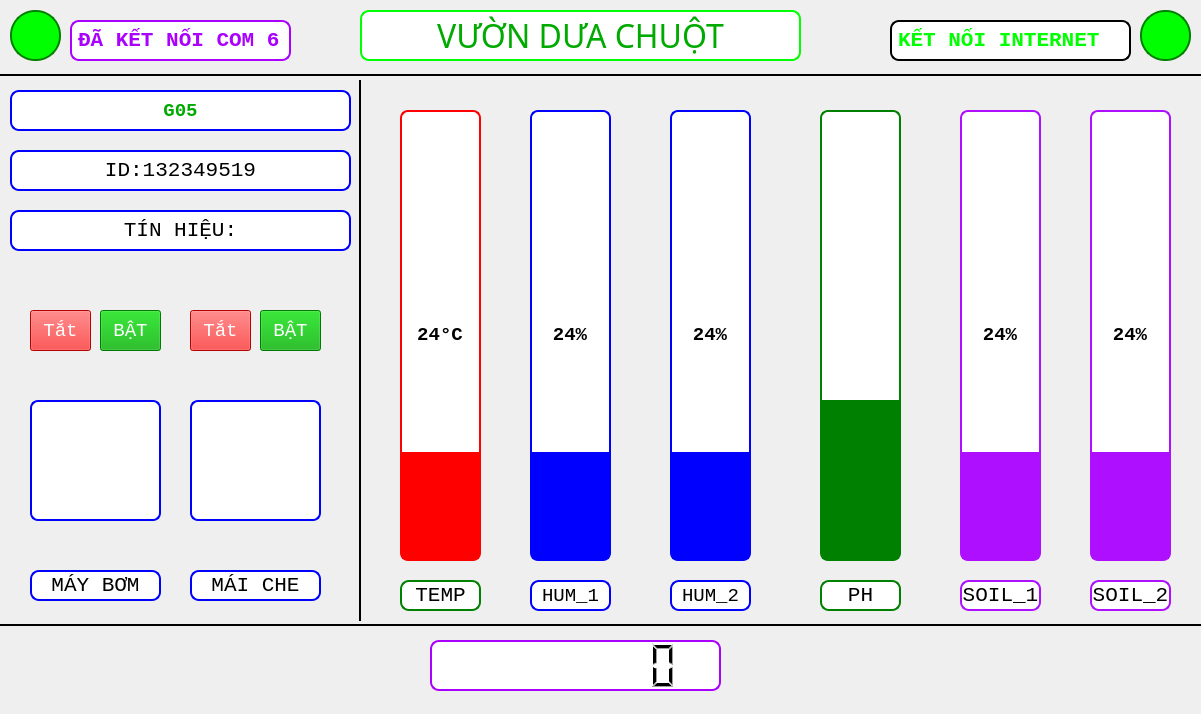
<?xml version="1.0" encoding="UTF-8"?>
<ui version="4.0">
 <class>MainWindow</class>
 <widget class="QMainWindow" name="MainWindow">
  <property name="windowModality">
   <enum>Qt::NonModal</enum>
  </property>
  <property name="geometry">
   <rect>
    <x>0</x>
    <y>0</y>
    <width>1201</width>
    <height>714</height>
   </rect>
  </property>
  <property name="minimumSize">
   <size>
    <width>1201</width>
    <height>714</height>
   </size>
  </property>
  <property name="maximumSize">
   <size>
    <width>1201</width>
    <height>714</height>
   </size>
  </property>
  <property name="windowTitle">
   <string>SMART_FAMR</string>
  </property>
  <property name="windowIcon">
   <iconset>
    <normaloff>../icons/k.ico</normaloff>../icons/k.ico</iconset>
  </property>
  <property name="styleSheet">
   <string notr="true">border-color: rgb(0, 85, 255);</string>
  </property>
  <widget class="QWidget" name="centralwidget">
   <widget class="Line" name="line">
    <property name="geometry">
     <rect>
      <x>0</x>
      <y>60</y>
      <width>1201</width>
      <height>31</height>
     </rect>
    </property>
    <property name="frameShadow">
     <enum>QFrame::Plain</enum>
    </property>
    <property name="lineWidth">
     <number>2</number>
    </property>
    <property name="orientation">
     <enum>Qt::Horizontal</enum>
    </property>
   </widget>
   <widget class="Line" name="line_2">
    <property name="geometry">
     <rect>
      <x>0</x>
      <y>610</y>
      <width>1201</width>
      <height>31</height>
     </rect>
    </property>
    <property name="frameShadow">
     <enum>QFrame::Plain</enum>
    </property>
    <property name="lineWidth">
     <number>2</number>
    </property>
    <property name="orientation">
     <enum>Qt::Horizontal</enum>
    </property>
   </widget>
   <widget class="Line" name="line_3">
    <property name="geometry">
     <rect>
      <x>350</x>
      <y>80</y>
      <width>21</width>
      <height>541</height>
     </rect>
    </property>
    <property name="frameShadow">
     <enum>QFrame::Plain</enum>
    </property>
    <property name="lineWidth">
     <number>2</number>
    </property>
    <property name="orientation">
     <enum>Qt::Vertical</enum>
    </property>
   </widget>
   <widget class="QLabel" name="label">
    <property name="geometry">
     <rect>
      <x>360</x>
      <y>10</y>
      <width>441</width>
      <height>51</height>
     </rect>
    </property>
    <property name="font">
     <font>
      <family>Segoe Print</family>
      <pointsize>24</pointsize>
      <weight>50</weight>
      <italic>false</italic>
      <bold>false</bold>
     </font>
    </property>
    <property name="styleSheet">
     <string notr="true">background-color: rgb(255, 255, 255);
color: rgb(0, 170, 0);
font: 24pt &quot;Segoe Print&quot;;
background-color: rgb(255, 255, 255);
border-radius:9px;
border: 2px solid #00ff00
</string>
    </property>
    <property name="text">
     <string>VƯỜN DƯA CHUỘT</string>
    </property>
    <property name="alignment">
     <set>Qt::AlignCenter</set>
    </property>
   </widget>
   <widget class="QLabel" name="lbl_1_name">
    <property name="geometry">
     <rect>
      <x>10</x>
      <y>90</y>
      <width>341</width>
      <height>41</height>
     </rect>
    </property>
    <property name="font">
     <font>
      <family>Courier New</family>
      <pointsize>14</pointsize>
      <weight>75</weight>
      <italic>false</italic>
      <bold>true</bold>
     </font>
    </property>
    <property name="styleSheet">
     <string notr="true">background-color: rgb(255, 255, 255);
border-radius:9px;
border: 2px solid blue;
color: rgb(0, 170, 0);</string>
    </property>
    <property name="frameShape">
     <enum>QFrame::Box</enum>
    </property>
    <property name="frameShadow">
     <enum>QFrame::Sunken</enum>
    </property>
    <property name="text">
     <string>G05</string>
    </property>
    <property name="alignment">
     <set>Qt::AlignCenter</set>
    </property>
   </widget>
   <widget class="QLabel" name="lbl_1_id">
    <property name="geometry">
     <rect>
      <x>10</x>
      <y>150</y>
      <width>341</width>
      <height>41</height>
     </rect>
    </property>
    <property name="font">
     <font>
      <family>Courier New</family>
      <pointsize>16</pointsize>
     </font>
    </property>
    <property name="styleSheet">
     <string notr="true">background-color: rgb(255, 255, 255);
background-color: rgb(255, 255, 255);
border-radius:9px;
border: 2px solid blue</string>
    </property>
    <property name="frameShape">
     <enum>QFrame::Box</enum>
    </property>
    <property name="text">
     <string>ID:132349519</string>
    </property>
    <property name="alignment">
     <set>Qt::AlignCenter</set>
    </property>
   </widget>
   <widget class="QLabel" name="lbl_1_rf">
    <property name="geometry">
     <rect>
      <x>10</x>
      <y>210</y>
      <width>341</width>
      <height>41</height>
     </rect>
    </property>
    <property name="font">
     <font>
      <family>Courier New</family>
      <pointsize>16</pointsize>
     </font>
    </property>
    <property name="styleSheet">
     <string notr="true">background-color: rgb(255, 255, 255);
background-color: rgb(255, 255, 255);
border-radius:9px;
border: 2px solid blue</string>
    </property>
    <property name="frameShape">
     <enum>QFrame::Box</enum>
    </property>
    <property name="text">
     <string>TÍN HIỆU:</string>
    </property>
    <property name="alignment">
     <set>Qt::AlignCenter</set>
    </property>
   </widget>
   <widget class="QPushButton" name="btn_rl1_bat">
    <property name="geometry">
     <rect>
      <x>100</x>
      <y>310</y>
      <width>61</width>
      <height>41</height>
     </rect>
    </property>
    <property name="font">
     <font>
      <family>Courier New</family>
      <pointsize>14</pointsize>
      <weight>50</weight>
      <italic>false</italic>
      <bold>false</bold>
     </font>
    </property>
    <property name="styleSheet">
     <string notr="true">background-color: rgb(0, 170, 0);
color: rgb(255, 255, 255);</string>
    </property>
    <property name="text">
     <string>BẬT</string>
    </property>
    <property name="iconSize">
     <size>
      <width>24</width>
      <height>24</height>
     </size>
    </property>
   </widget>
   <widget class="QLabel" name="img_2">
    <property name="geometry">
     <rect>
      <x>190</x>
      <y>400</y>
      <width>131</width>
      <height>121</height>
     </rect>
    </property>
    <property name="font">
     <font>
      <family>Courier New</family>
      <pointsize>16</pointsize>
     </font>
    </property>
    <property name="styleSheet">
     <string notr="true">background-color: rgb(255, 255, 255);
background-color: rgb(255, 255, 255);
border-radius:8px;
border: 2px solid blue</string>
    </property>
    <property name="frameShape">
     <enum>QFrame::Box</enum>
    </property>
    <property name="text">
     <string/>
    </property>
    <property name="pixmap">
     <pixmap>../icons/curtain_off.png</pixmap>
    </property>
    <property name="scaledContents">
     <bool>true</bool>
    </property>
    <property name="alignment">
     <set>Qt::AlignCenter</set>
    </property>
   </widget>
   <widget class="QProgressBar" name="progressBar_temp">
    <property name="geometry">
     <rect>
      <x>400</x>
      <y>110</y>
      <width>81</width>
      <height>451</height>
     </rect>
    </property>
    <property name="font">
     <font>
      <family>Courier New</family>
      <pointsize>14</pointsize>
      <weight>75</weight>
      <bold>true</bold>
     </font>
    </property>
    <property name="styleSheet">
     <string notr="true">QProgressBar {border: 2px solid red;border-radius:8px}
QProgressBar::chunk {background:red}</string>
    </property>
    <property name="value">
     <number>24</number>
    </property>
    <property name="alignment">
     <set>Qt::AlignCenter</set>
    </property>
    <property name="orientation">
     <enum>Qt::Vertical</enum>
    </property>
    <property name="format">
     <string>%p°C</string>
    </property>
   </widget>
   <widget class="QProgressBar" name="progressBar_hum_1">
    <property name="geometry">
     <rect>
      <x>530</x>
      <y>110</y>
      <width>81</width>
      <height>451</height>
     </rect>
    </property>
    <property name="font">
     <font>
      <family>Courier New</family>
      <pointsize>14</pointsize>
      <weight>75</weight>
      <bold>true</bold>
     </font>
    </property>
    <property name="styleSheet">
     <string notr="true">QProgressBar {border: 2px solid blue;border-radius:8px}
 QProgressBar::chunk {background:blue}</string>
    </property>
    <property name="value">
     <number>24</number>
    </property>
    <property name="alignment">
     <set>Qt::AlignCenter</set>
    </property>
    <property name="orientation">
     <enum>Qt::Vertical</enum>
    </property>
   </widget>
   <widget class="QProgressBar" name="progressBar_hum_2">
    <property name="geometry">
     <rect>
      <x>670</x>
      <y>110</y>
      <width>81</width>
      <height>451</height>
     </rect>
    </property>
    <property name="font">
     <font>
      <family>Courier New</family>
      <pointsize>14</pointsize>
      <weight>75</weight>
      <bold>true</bold>
     </font>
    </property>
    <property name="styleSheet">
     <string notr="true">QProgressBar {border: 2px solid blue;border-radius:8px}
 QProgressBar::chunk {background:blue}</string>
    </property>
    <property name="value">
     <number>24</number>
    </property>
    <property name="alignment">
     <set>Qt::AlignCenter</set>
    </property>
    <property name="orientation">
     <enum>Qt::Vertical</enum>
    </property>
    <property name="format">
     <string>%p%</string>
    </property>
   </widget>
   <widget class="QLCDNumber" name="lcdNumber">
    <property name="geometry">
     <rect>
      <x>430</x>
      <y>640</y>
      <width>291</width>
      <height>51</height>
     </rect>
    </property>
    <property name="font">
     <font>
      <family>Courier New</family>
      <pointsize>16</pointsize>
     </font>
    </property>
    <property name="styleSheet">
     <string notr="true">color: rgb(0, 0, 0);
background-color: rgb(255, 255, 255);
background-color: rgb(255, 255, 255);
border-radius:9px;
border: 2px solid #aa00ff</string>
    </property>
    <property name="frameShadow">
     <enum>QFrame::Plain</enum>
    </property>
    <property name="lineWidth">
     <number>1</number>
    </property>
    <property name="smallDecimalPoint">
     <bool>false</bool>
    </property>
    <property name="digitCount">
     <number>8</number>
    </property>
   </widget>
   <widget class="QLabel" name="label_13">
    <property name="geometry">
     <rect>
      <x>30</x>
      <y>570</y>
      <width>131</width>
      <height>31</height>
     </rect>
    </property>
    <property name="font">
     <font>
      <family>Courier New</family>
      <pointsize>16</pointsize>
     </font>
    </property>
    <property name="styleSheet">
     <string notr="true">background-color: rgb(255, 255, 255);
background-color: rgb(255, 255, 255);
border-radius:9px;
border: 2px solid blue</string>
    </property>
    <property name="frameShape">
     <enum>QFrame::Box</enum>
    </property>
    <property name="text">
     <string>MÁY BƠM</string>
    </property>
    <property name="alignment">
     <set>Qt::AlignCenter</set>
    </property>
   </widget>
   <widget class="QLabel" name="label_14">
    <property name="geometry">
     <rect>
      <x>190</x>
      <y>570</y>
      <width>131</width>
      <height>31</height>
     </rect>
    </property>
    <property name="font">
     <font>
      <family>Courier New</family>
      <pointsize>16</pointsize>
     </font>
    </property>
    <property name="styleSheet">
     <string notr="true">background-color: rgb(255, 255, 255);
background-color: rgb(255, 255, 255);
border-radius:9px;
border: 2px solid blue</string>
    </property>
    <property name="frameShape">
     <enum>QFrame::Box</enum>
    </property>
    <property name="text">
     <string>MÁI CHE</string>
    </property>
    <property name="alignment">
     <set>Qt::AlignCenter</set>
    </property>
   </widget>
   <widget class="QLabel" name="label_15">
    <property name="geometry">
     <rect>
      <x>400</x>
      <y>580</y>
      <width>81</width>
      <height>31</height>
     </rect>
    </property>
    <property name="font">
     <font>
      <family>Courier New</family>
      <pointsize>16</pointsize>
     </font>
    </property>
    <property name="styleSheet">
     <string notr="true">background-color: rgb(255, 255, 255);
background-color: rgb(255, 255, 255);
background-color: rgb(255, 255, 255);
border-radius:9px;
border: 2px solid green</string>
    </property>
    <property name="frameShape">
     <enum>QFrame::Box</enum>
    </property>
    <property name="text">
     <string>TEMP</string>
    </property>
    <property name="alignment">
     <set>Qt::AlignCenter</set>
    </property>
   </widget>
   <widget class="QLabel" name="label_16">
    <property name="geometry">
     <rect>
      <x>530</x>
      <y>580</y>
      <width>81</width>
      <height>31</height>
     </rect>
    </property>
    <property name="font">
     <font>
      <family>Courier New</family>
      <pointsize>14</pointsize>
     </font>
    </property>
    <property name="styleSheet">
     <string notr="true">background-color: rgb(255, 255, 255);
border-radius:9px;
border: 2px solid blue</string>
    </property>
    <property name="frameShape">
     <enum>QFrame::Box</enum>
    </property>
    <property name="text">
     <string>HUM_1</string>
    </property>
    <property name="alignment">
     <set>Qt::AlignCenter</set>
    </property>
   </widget>
   <widget class="QLabel" name="label_17">
    <property name="geometry">
     <rect>
      <x>670</x>
      <y>580</y>
      <width>81</width>
      <height>31</height>
     </rect>
    </property>
    <property name="font">
     <font>
      <family>Courier New</family>
      <pointsize>14</pointsize>
     </font>
    </property>
    <property name="styleSheet">
     <string notr="true">background-color: rgb(255, 255, 255);
background-color: rgb(255, 255, 255);
background-color: rgb(255, 255, 255);
border-radius:9px;
border: 2px solid blue</string>
    </property>
    <property name="frameShape">
     <enum>QFrame::Box</enum>
    </property>
    <property name="text">
     <string>HUM_2</string>
    </property>
    <property name="alignment">
     <set>Qt::AlignCenter</set>
    </property>
   </widget>
   <widget class="QLabel" name="label_19">
    <property name="geometry">
     <rect>
      <x>820</x>
      <y>580</y>
      <width>81</width>
      <height>31</height>
     </rect>
    </property>
    <property name="font">
     <font>
      <family>Courier New</family>
      <pointsize>16</pointsize>
     </font>
    </property>
    <property name="styleSheet">
     <string notr="true">background-color: rgb(255, 255, 255);
border-radius:9px;
border: 2px solid green</string>
    </property>
    <property name="frameShape">
     <enum>QFrame::Box</enum>
    </property>
    <property name="text">
     <string>PH</string>
    </property>
    <property name="alignment">
     <set>Qt::AlignCenter</set>
    </property>
   </widget>
   <widget class="QLabel" name="lbl_internet">
    <property name="geometry">
     <rect>
      <x>890</x>
      <y>20</y>
      <width>241</width>
      <height>41</height>
     </rect>
    </property>
    <property name="font">
     <font>
      <family>Courier New</family>
      <pointsize>16</pointsize>
      <weight>75</weight>
      <bold>true</bold>
     </font>
    </property>
    <property name="styleSheet">
     <string notr="true">background-color: rgb(255, 255, 255);
border-radius:9px;
border: 2px solid #000000;
color: rgb(0,255,0)
</string>
    </property>
    <property name="frameShape">
     <enum>QFrame::Box</enum>
    </property>
    <property name="text">
     <string>KẾT NỐI INTERNET</string>
    </property>
    <property name="alignment">
     <set>Qt::AlignLeading|Qt::AlignLeft|Qt::AlignVCenter</set>
    </property>
   </widget>
   <widget class="QLabel" name="lbl_C">
    <property name="geometry">
     <rect>
      <x>1140</x>
      <y>10</y>
      <width>51</width>
      <height>51</height>
     </rect>
    </property>
    <property name="font">
     <font>
      <family>Courier New</family>
      <pointsize>16</pointsize>
     </font>
    </property>
    <property name="styleSheet">
     <string notr="true">border-radius:25px;
border: 2px solid green;
background-color: rgb(0, 255, 0);</string>
    </property>
    <property name="frameShape">
     <enum>QFrame::Box</enum>
    </property>
    <property name="text">
     <string/>
    </property>
    <property name="alignment">
     <set>Qt::AlignLeading|Qt::AlignLeft|Qt::AlignVCenter</set>
    </property>
   </widget>
   <widget class="QLabel" name="lbl_C_2">
    <property name="geometry">
     <rect>
      <x>10</x>
      <y>10</y>
      <width>51</width>
      <height>51</height>
     </rect>
    </property>
    <property name="font">
     <font>
      <family>Courier New</family>
      <pointsize>16</pointsize>
     </font>
    </property>
    <property name="styleSheet">
     <string notr="true">border-radius:25px;
border: 2px solid green;
background-color: rgb(0, 255, 0);</string>
    </property>
    <property name="frameShape">
     <enum>QFrame::Box</enum>
    </property>
    <property name="text">
     <string/>
    </property>
    <property name="alignment">
     <set>Qt::AlignLeading|Qt::AlignLeft|Qt::AlignVCenter</set>
    </property>
   </widget>
   <widget class="QLabel" name="lbl_com">
    <property name="geometry">
     <rect>
      <x>70</x>
      <y>20</y>
      <width>221</width>
      <height>41</height>
     </rect>
    </property>
    <property name="font">
     <font>
      <family>Courier New</family>
      <pointsize>16</pointsize>
      <weight>75</weight>
      <bold>true</bold>
     </font>
    </property>
    <property name="styleSheet">
     <string notr="true">background-color: rgb(255, 255, 255);
border-radius:9px;
border: 2px solid #aa00ff;
color: #aa00ff
</string>
    </property>
    <property name="frameShape">
     <enum>QFrame::Box</enum>
    </property>
    <property name="text">
     <string>ĐÃ KẾT NỐI COM 6</string>
    </property>
    <property name="alignment">
     <set>Qt::AlignLeading|Qt::AlignLeft|Qt::AlignVCenter</set>
    </property>
   </widget>
   <widget class="QPushButton" name="btn_rl1_tat">
    <property name="geometry">
     <rect>
      <x>30</x>
      <y>310</y>
      <width>61</width>
      <height>41</height>
     </rect>
    </property>
    <property name="font">
     <font>
      <family>Courier New</family>
      <pointsize>14</pointsize>
      <weight>50</weight>
      <italic>false</italic>
      <bold>false</bold>
     </font>
    </property>
    <property name="styleSheet">
     <string notr="true">background-color: rgb(255, 0, 0);
color: rgb(255, 255, 255);</string>
    </property>
    <property name="text">
     <string>Tắt</string>
    </property>
    <property name="iconSize">
     <size>
      <width>24</width>
      <height>24</height>
     </size>
    </property>
   </widget>
   <widget class="QPushButton" name="btn_rl2_bat">
    <property name="geometry">
     <rect>
      <x>260</x>
      <y>310</y>
      <width>61</width>
      <height>41</height>
     </rect>
    </property>
    <property name="font">
     <font>
      <family>Courier New</family>
      <pointsize>14</pointsize>
      <weight>50</weight>
      <italic>false</italic>
      <bold>false</bold>
     </font>
    </property>
    <property name="styleSheet">
     <string notr="true">background-color: rgb(0, 170, 0);
color: rgb(255, 255, 255);</string>
    </property>
    <property name="text">
     <string>BẬT</string>
    </property>
    <property name="iconSize">
     <size>
      <width>24</width>
      <height>24</height>
     </size>
    </property>
   </widget>
   <widget class="QPushButton" name="btn_rl2_tat">
    <property name="geometry">
     <rect>
      <x>190</x>
      <y>310</y>
      <width>61</width>
      <height>41</height>
     </rect>
    </property>
    <property name="font">
     <font>
      <family>Courier New</family>
      <pointsize>14</pointsize>
      <weight>50</weight>
      <italic>false</italic>
      <bold>false</bold>
     </font>
    </property>
    <property name="styleSheet">
     <string notr="true">background-color: rgb(255, 0, 0);
color: rgb(255, 255, 255);</string>
    </property>
    <property name="text">
     <string>Tắt</string>
    </property>
    <property name="iconSize">
     <size>
      <width>24</width>
      <height>24</height>
     </size>
    </property>
   </widget>
   <widget class="QProgressBar" name="progressBar_ph">
    <property name="geometry">
     <rect>
      <x>820</x>
      <y>110</y>
      <width>81</width>
      <height>451</height>
     </rect>
    </property>
    <property name="font">
     <font>
      <family>Courier New</family>
      <pointsize>14</pointsize>
      <weight>75</weight>
      <bold>true</bold>
     </font>
    </property>
    <property name="styleSheet">
     <string notr="true">QProgressBar {border: 2px solid green;border-radius:8px}
QProgressBar::chunk {background:green}</string>
    </property>
    <property name="maximum">
     <number>14</number>
    </property>
    <property name="value">
     <number>5</number>
    </property>
    <property name="alignment">
     <set>Qt::AlignCenter</set>
    </property>
    <property name="textVisible">
     <bool>false</bool>
    </property>
    <property name="orientation">
     <enum>Qt::Vertical</enum>
    </property>
    <property name="format">
     <string>%p</string>
    </property>
   </widget>
   <widget class="QProgressBar" name="progressBar_soil_1">
    <property name="geometry">
     <rect>
      <x>960</x>
      <y>110</y>
      <width>81</width>
      <height>451</height>
     </rect>
    </property>
    <property name="font">
     <font>
      <family>Courier New</family>
      <pointsize>14</pointsize>
      <weight>75</weight>
      <bold>true</bold>
     </font>
    </property>
    <property name="styleSheet">
     <string notr="true">QProgressBar {border: 2px solid #af0fff;border-radius:8px}
QProgressBar::chunk {background:#af0fff}</string>
    </property>
    <property name="value">
     <number>24</number>
    </property>
    <property name="alignment">
     <set>Qt::AlignCenter</set>
    </property>
    <property name="orientation">
     <enum>Qt::Vertical</enum>
    </property>
    <property name="format">
     <string>%p%</string>
    </property>
   </widget>
   <widget class="QLabel" name="label_20">
    <property name="geometry">
     <rect>
      <x>960</x>
      <y>580</y>
      <width>81</width>
      <height>31</height>
     </rect>
    </property>
    <property name="font">
     <font>
      <family>Courier New</family>
      <pointsize>16</pointsize>
     </font>
    </property>
    <property name="styleSheet">
     <string notr="true">background-color: rgb(255, 255, 255);
border-radius:9px;
border: 2px solid #af0fff</string>
    </property>
    <property name="frameShape">
     <enum>QFrame::Box</enum>
    </property>
    <property name="text">
     <string>SOIL_1</string>
    </property>
    <property name="alignment">
     <set>Qt::AlignCenter</set>
    </property>
   </widget>
   <widget class="QLabel" name="label_21">
    <property name="geometry">
     <rect>
      <x>1090</x>
      <y>580</y>
      <width>81</width>
      <height>31</height>
     </rect>
    </property>
    <property name="font">
     <font>
      <family>Courier New</family>
      <pointsize>16</pointsize>
     </font>
    </property>
    <property name="styleSheet">
     <string notr="true">background-color: rgb(255, 255, 255);
border-radius:9px;
border: 2px solid #af0fff</string>
    </property>
    <property name="frameShape">
     <enum>QFrame::Box</enum>
    </property>
    <property name="text">
     <string>SOIL_2</string>
    </property>
    <property name="alignment">
     <set>Qt::AlignCenter</set>
    </property>
   </widget>
   <widget class="QProgressBar" name="progressBar_soil_3">
    <property name="geometry">
     <rect>
      <x>1090</x>
      <y>110</y>
      <width>81</width>
      <height>451</height>
     </rect>
    </property>
    <property name="font">
     <font>
      <family>Courier New</family>
      <pointsize>14</pointsize>
      <weight>75</weight>
      <bold>true</bold>
     </font>
    </property>
    <property name="styleSheet">
     <string notr="true">QProgressBar {border: 2px solid #af0fff;border-radius:8px}
QProgressBar::chunk {background:#af0fff}</string>
    </property>
    <property name="value">
     <number>24</number>
    </property>
    <property name="alignment">
     <set>Qt::AlignCenter</set>
    </property>
    <property name="orientation">
     <enum>Qt::Vertical</enum>
    </property>
    <property name="format">
     <string>%p%</string>
    </property>
   </widget>
   <widget class="QLabel" name="img_1">
    <property name="geometry">
     <rect>
      <x>30</x>
      <y>400</y>
      <width>131</width>
      <height>121</height>
     </rect>
    </property>
    <property name="font">
     <font>
      <family>Courier New</family>
      <pointsize>16</pointsize>
     </font>
    </property>
    <property name="styleSheet">
     <string notr="true">background-color: rgb(255, 255, 255);
background-color: rgb(255, 255, 255);
border-radius:8px;
border: 2px solid blue</string>
    </property>
    <property name="frameShape">
     <enum>QFrame::Box</enum>
    </property>
    <property name="text">
     <string/>
    </property>
    <property name="pixmap">
     <pixmap>../icons/wplum_off.jpg</pixmap>
    </property>
    <property name="scaledContents">
     <bool>true</bool>
    </property>
    <property name="alignment">
     <set>Qt::AlignCenter</set>
    </property>
   </widget>
  </widget>
  <widget class="QStatusBar" name="statusbar"/>
 </widget>
 <resources/>
 <connections/>
</ui>
